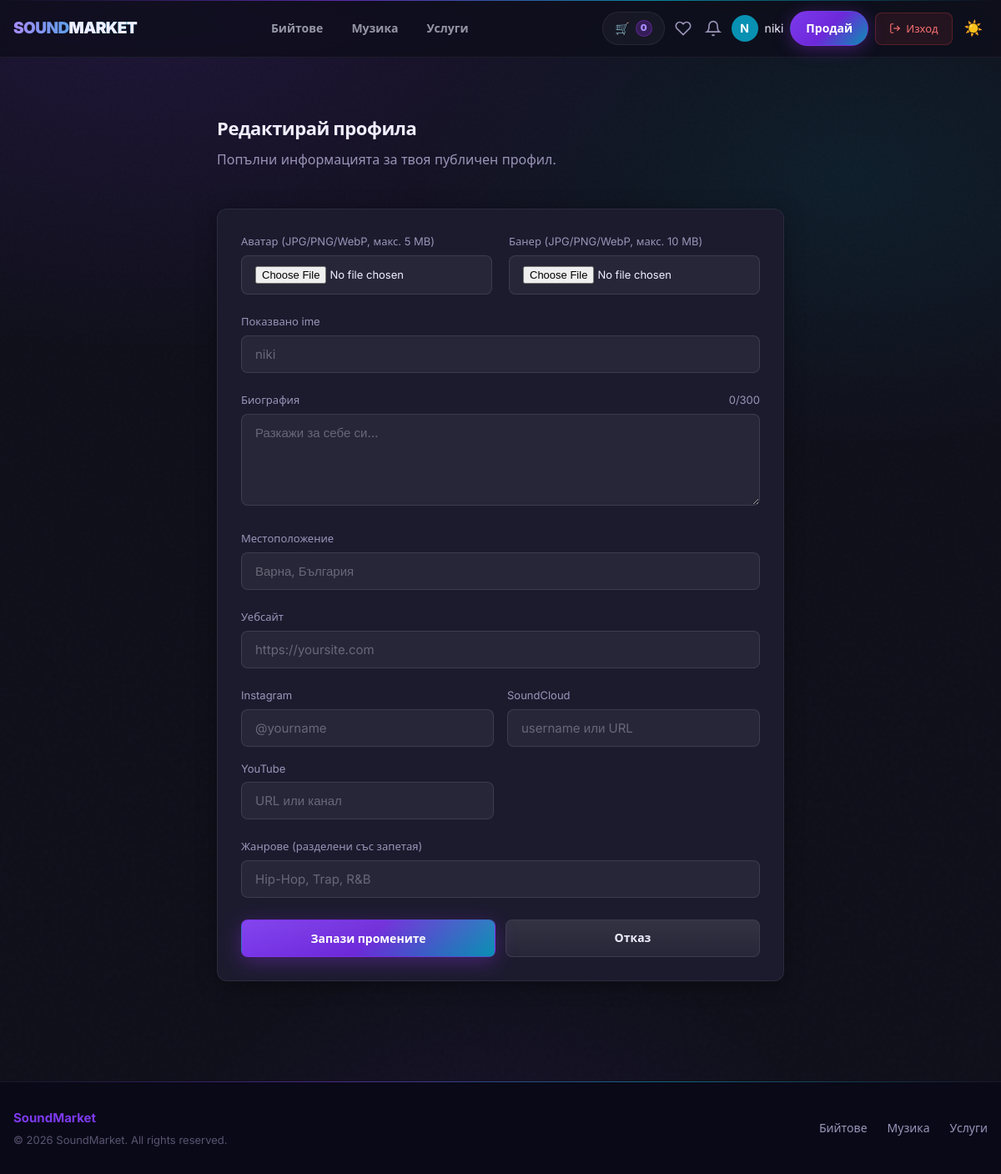
The page /profile_edit.php (signed in) on the database its author committed.
### tables this page shows
CREATE TABLE `users` (
  `id` int(11) NOT NULL,
  `username` varchar(50) NOT NULL,
  `email` varchar(120) NOT NULL,
  `password_hash` varchar(255) NOT NULL,
  `created_at` timestamp NOT NULL DEFAULT current_timestamp(),
  `display_name` varchar(100) DEFAULT NULL,
  `bio` text DEFAULT NULL,
  `location` varchar(100) DEFAULT NULL,
  `website` varchar(255) DEFAULT NULL,
  `instagram` varchar(100) DEFAULT NULL,
  `soundcloud` varchar(100) DEFAULT NULL,
  `youtube` varchar(100) DEFAULT NULL,
  `avatar_path` varchar(255) DEFAULT NULL,
  `banner_path` varchar(255) DEFAULT NULL,
  `genre_tags` varchar(255) DEFAULT NULL
);

### inc/db.php (called while the page is built, shortened)
<?php
function db(): PDO {
  static $pdo = null;
  if ($pdo) return $pdo;
  $dsn = 'mysql:host=' . DB_HOST . ';dbname=' . DB_NAME . ';charset=utf8mb4';
  $pdo = new PDO($dsn, DB_USER, DB_PASS, [
    PDO::ATTR_ERRMODE => PDO::ERRMODE_EXCEPTION,
    PDO::ATTR_DEFAULT_FETCH_MODE => PDO::FETCH_ASSOC,
  ]);
  return $pdo;
}

### inc/auth.php (called while the page is built, shortened)
<?php
require_once __DIR__ . '/db.php';
function is_logged_in(): bool {
  return isset($_SESSION['user_id']);
}
function current_user_id(): ?int {
  return is_logged_in() ? (int)$_SESSION['user_id'] : null;
}

### inc/functions.php (called while the page is built, shortened)
<?php
function h(string $s): string {
  return htmlspecialchars($s, ENT_QUOTES, 'UTF-8');
}

### profile_edit.php (the view, shortened to what this page needs)
<?php
require_once __DIR__ . '/inc/auth.php';
require_once __DIR__ . '/inc/db.php';
require_once __DIR__ . '/inc/functions.php';
$uid    = current_user_id();
$stmt = db()->prepare("SELECT * FROM users WHERE id = ?");
$stmt->execute([$uid]);
$user = $stmt->fetch();
require __DIR__ . '/inc/header.php';
?>
<div class="container" style="padding: 40px 0; max-width: 680px;">
  <div class="page-head" style="margin-bottom: 28px;">
    <h2>Редактирай профила</h2>
    <p class="muted">Попълни информацията за твоя публичен профил.</p>
  </div>
  <form method="post" enctype="multipart/form-data" class="card" style="padding: 28px; display: flex; flex-direction: column; gap: 22px;">
    <div style="display: flex; gap: 20px; flex-wrap: wrap;">
      <div style="flex: 1; min-width: 200px;">
        <label style="display: block; font-size: 13px; color: var(--muted); margin-bottom: 6px;">Аватар (JPG/PNG/WebP, макс. 5 MB)</label>
        <input type="file" name="avatar" accept="image/jpeg,image/png,image/webp" style="font-size: 13px;">
      </div>
      <div style="flex: 1; min-width: 200px;">
        <label style="display: block; font-size: 13px; color: var(--muted); margin-bottom: 6px;">Банер (JPG/PNG/WebP, макс. 10 MB)</label>
        <input type="file" name="banner" accept="image/jpeg,image/png,image/webp" style="font-size: 13px;">
      </div>
    </div>
    <div>
      <label style="display: block; font-size: 13px; color: var(--muted); margin-bottom: 6px;">Показвано ime</label>
      <input type="text" name="display_name" maxlength="100"
             value="<?= h((string)($user['display_name'] ?? '')) ?>"
             placeholder="<?= h($user['username']) ?>">
    </div>
    <div>
      <label style="display: block; font-size: 13px; color: var(--muted); margin-bottom: 6px;">
        Биография
        <span id="bio-count" style="float: right; color: var(--muted);">
          <?= mb_strlen((string)($user['bio'] ?? '')) ?>/300
        </span>
      </label>
      <textarea name="bio" maxlength="300" rows="4"
                id="bio-textarea"
                placeholder="Разкажи за себе си…"
                style="resize: vertical;"><?= h((string)($user['bio'] ?? '')) ?></textarea>
    </div>
    <div>
      <label style="display: block; font-size: 13px; color: var(--muted); margin-bottom: 6px;">Местоположение</label>
      <input type="text" name="location" maxlength="100"
             value="<?= h((string)($user['location'] ?? '')) ?>"
             placeholder="Варна, България">
    </div>
    <div>
      <label style="display: block; font-size: 13px; color: var(--muted); margin-bottom: 6px;">Уебсайт</label>
      <input type="url" name="website" maxlength="255"
             value="<?= h((string)($user['website'] ?? '')) ?>"
             placeholder="https://yoursite.com">
    </div>
    <div style="display: grid; grid-template-columns: 1fr 1fr; gap: 16px;">
      <div>
        <label style="display: block; font-size: 13px; color: var(--muted); margin-bottom: 6px;">Instagram</label>
        <input type="text" name="instagram" maxlength="100"
               value="<?= h((string)($user['instagram'] ?? '')) ?>"
               placeholder="@yourname">
      </div>
      <div>
        <label style="display: block; font-size: 13px; color: var(--muted); margin-bottom: 6px;">SoundCloud</label>
        <input type="text" name="soundcloud" maxlength="100"
               value="<?= h((string)($user['soundcloud'] ?? '')) ?>"
               placeholder="username или URL">
      </div>
      <div>
        <label style="display: block; font-size: 13px; color: var(--muted); margin-bottom: 6px;">YouTube</label>
        <input type="text" name="youtube" maxlength="255"
               value="<?= h((string)($user['youtube'] ?? '')) ?>"
               placeholder="URL или канал">
      </div>
    </div>
    <div>
      <label style="display: block; font-size: 13px; color: var(--muted); margin-bottom: 6px;">Жанрове (разделени със запетая)</label>
      <input type="text" name="genre_tags" maxlength="255"
             value="<?= h((string)($user['genre_tags'] ?? '')) ?>"
             placeholder="Hip-Hop, Trap, R&B">
    </div>
    <div style="display: flex; gap: 12px; margin-top: 4px;">
      <button type="submit" class="btn primary" style="flex: 1;">Запази промените</button>
      <a href="<?= APP_BASE ?>/dashboard.php" class="btn" style="flex: 1; text-align: center;">Отказ</a>
    </div>
  </form>
</div>
<?php require __DIR__ . '/inc/footer.php'; ?>

### inc/header.php (shortened to what this page needs)
<?php
require_once __DIR__ . '/auth.php';
require_once __DIR__ . '/functions.php';
$current_page = basename($_SERVER['PHP_SELF']);
$cartCount = 0;
if (is_logged_in()) {
    $nav_uid_tmp = current_user_id();
    $stmt = db()->prepare("SELECT COALESCE(SUM(quantity),0) AS c FROM cart_items WHERE user_id=?");
    $stmt->execute([$nav_uid_tmp]);
    $cartCount = (int)$stmt->fetch()['c'];
}
?>
<!doctype html>
<html lang="bg">
<head>
  <link rel="stylesheet" href="<?= APP_BASE ?>/assets/css/style.css?v=10">
</head>
<body>
<header class="site-header">
  <div class="container header-inner">
    <a href="<?= APP_BASE ?>/index.php" class="logo">
      SOUND<span>MARKET</span>
    </a>
    <nav class="nav">
      <a href="<?= APP_BASE ?>/beats.php"    <?= $current_page === 'beats.php'    ? 'class="active"' : '' ?>>Бийтове</a>
      <a href="<?= APP_BASE ?>/music.php"    <?= $current_page === 'music.php'    ? 'class="active"' : '' ?>>Музика</a>
      <a href="<?= APP_BASE ?>/services.php" <?= $current_page === 'services.php' ? 'class="active"' : '' ?>>Услуги</a>
    </nav>
    <div class="header-actions">
      <a class="icon-btn" href="<?= APP_BASE ?>/cart.php">
        🛒 <span class="cart-count"><?= $cartCount ?></span>
      </a>
      <?php if (is_logged_in()):
          $nav_uid    = current_user_id();
          $nav_stmt   = db()->prepare("SELECT avatar_path, username FROM users WHERE id = ?");
          $nav_stmt->execute([$nav_uid]);
          $nav_user   = $nav_stmt->fetch();
          $nav_colors = ['#7c3aed','#0891b2','#db2777','#059669','#d97706','#dc2626'];
          $nav_color  = $nav_colors[$nav_uid % 6];
          $nav_letter = mb_strtoupper(mb_substr($nav_user['username'] ?? '', 0, 1));
      ?>
        <a href="<?= APP_BASE ?>/wishlist.php"
           class="nav-wishlist"
           style="position: relative; display: inline-flex; align-items: center;
                  color: var(--muted); text-decoration: none; padding: 4px;"
           title="Любими">
          <svg width="20" height="20" viewBox="0 0 24 24" fill="none" stroke="currentColor" stroke-width="2">
            <path d="M20.84 4.61a5.5 5.5 0 0 0-7.78 0L12 5.67l-1.06-1.06a5.5 5.5 0 0 0-7.78 7.78l1.06 1.06L12 21.23l7.78-7.78 1.06-1.06a5.5 5.5 0 0 0 0-7.78z"/>
          </svg>
        </a>
        <a href="<?= APP_BASE ?>/notifications.php"
           class="nav-bell"
           style="position: relative; display: inline-flex; align-items: center;
                  color: var(--muted); text-decoration: none; padding: 4px;"
           title="Известия">
          <svg width="20" height="20" viewBox="0 0 24 24" fill="none" stroke="currentColor" stroke-width="2">
            <path d="M18 8A6 6 0 0 0 6 8c0 7-3 9-3 9h18s-3-2-3-9"/>
            <path d="M13.73 21a2 2 0 0 1-3.46 0"/>
          </svg>
        </a>
        <a href="<?= APP_BASE ?>/dashboard.php"
           class="nav-avatar-link"
           style="display: flex; align-items: center; gap: 8px; text-decoration: none; color: var(--text); font-size: 14px;">
          <?php if (!empty($nav_user['avatar_path'])): ?>
            <img src="<?= APP_BASE . '/' . h($nav_user['avatar_path']) ?>"
                 style="width: 32px; height: 32px; border-radius: 50%; object-fit: cover; flex-shrink: 0;">
          <?php else: ?>
            <div style="width: 32px; height: 32px; border-radius: 50%; background: <?= $nav_color ?>;
                        display: flex; align-items: center; justify-content: center;
                        font-size: 14px; font-weight: 700; color: #fff; flex-shrink: 0;">
              <?= $nav_letter ?>
            </div>
          <?php endif; ?>
          <span class="nav-username"><?= h($nav_user['username'] ?? '') ?></span>
        </a>
        <a class="btn-cta nav-sell" href="<?= APP_BASE ?>/product_create.php">Продай</a>
        <a href="<?= APP_BASE ?>/logout.php"
           class="nav-logout"
           style="display:inline-flex; align-items:center; gap:6px;
                  padding: 8px 16px;
                  background: rgba(239,68,68,0.1);
                  border: 1px solid rgba(239,68,68,0.25);
                  border-radius: 8px;
                  color: #f87171;
                  font-size: 13px;
                  font-weight: 500;
                  transition: all 0.2s;"
           onmouseover="this.style.background='rgba(239,68,68,0.2)'"
           onmouseout="this.style.background='rgba(239,68,68,0.1)'">
          <svg width="14" height="14" viewBox="0 0 24 24" fill="none"
               stroke="currentColor" stroke-width="2">
            <path d="M9 21H5a2 2 0 0 1-2-2V5a2 2 0 0 1 2-2h4"/>
            <polyline points="16 17 21 12 16 7"/>
            <line x1="21" y1="12" x2="9" y2="12"/>
          </svg>
          Изход
        </a>
      <?php else: ?>
        <a class="btn" href="<?= APP_BASE ?>/login.php">Вход</a>
        <a class="btn-cta" href="<?= APP_BASE ?>/register.php">Регистрация</a>
      <?php endif; ?>
      <button id="theme-toggle" aria-label="Смени тема"
              style="background:none;border:none;cursor:pointer;
                     color:var(--muted);padding:6px;font-size:18px;">
        <span id="theme-icon">☀️</span>
      </button>
    </div>
  </div>
</header>
<main>

### rows shown on the page
users: username "N", username "niki", display_name "niki", bio "0"

### other values the page prints
$cartCount "0"
APP_NAME "SoundMarket"
